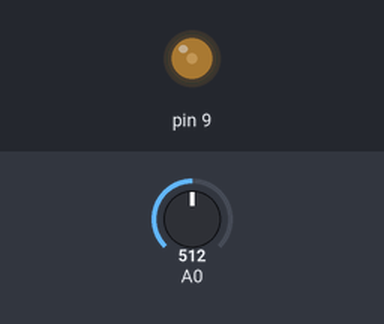
Bench run of a sketch on a simulated Arduino Uno, built with avr-gcc and run on an emulated ATmega328P. On the bench: output pins drawn as LEDs (lit = HIGH). Inputs (shaded band) come from the test bench; at power-on: A0 = 512.

Above: at 1.2 s.
1.3 s: A0 set to 716
At 2.4 s:
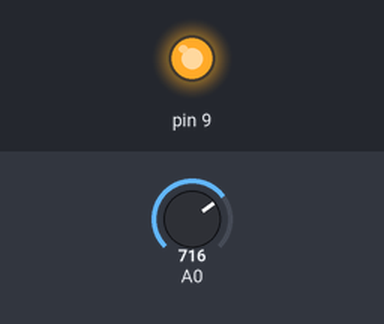
2.8 s: A0 set to 702
At 3.6 s:
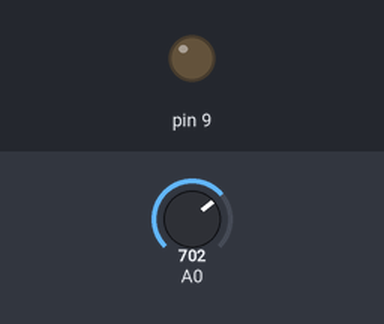
4.3 s: A0 set to 306
At 4.7 s:
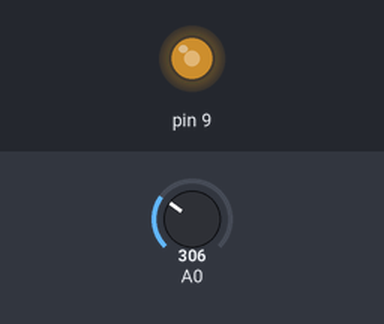
5.8 s: A0 set to 511
At 7.0 s:
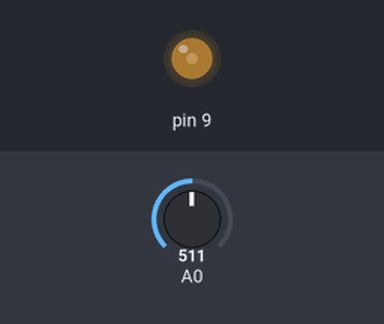
7.3 s: A0 set to 900
At 8.2 s:
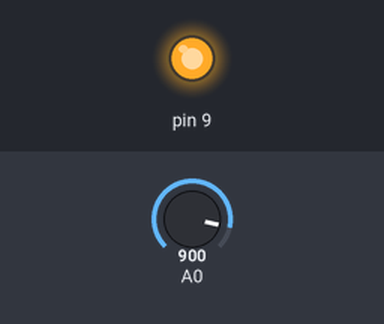
Timing chart, 0 to 9.8 s (numbered marks = the images above; inputs shaded):
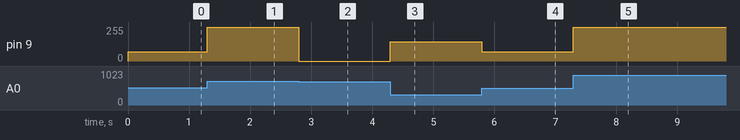

Measured:
- the behaviour switches between 703 and 702 on A0 (found by bisection; images 1 and 2)
- after the input at 1.3 s, pin 9: 69/255 → 255/255 at once
- after the input at 2.8 s, pin 9: 255/255 → 0/255 at once
- after the input at 4.3 s, pin 9: 0/255 → 144/255 at once
- after the input at 5.8 s, pin 9: 144/255 → 69/255 at once
- after the input at 7.3 s, pin 9: 69/255 → 255/255 at once

The sketch:

lightSensor.ino
```cpp
void setup() {
  // put your setup code here, to run once:

}

void loop() {
  // put your main code here, to run repeatedly:
  int light = analogRead(A0);
  int ledLight = map(light, 0, 700, 255, 0);
  analogWrite(9, ledLight);
}
```
